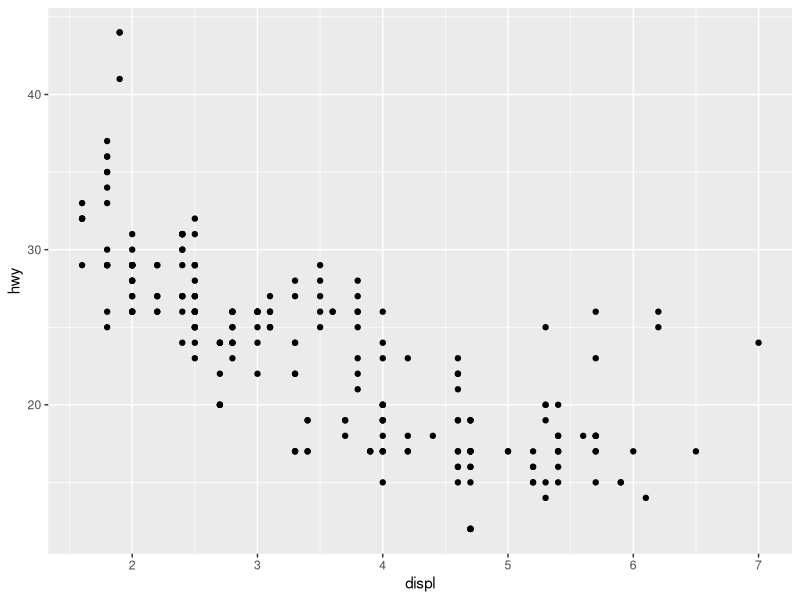
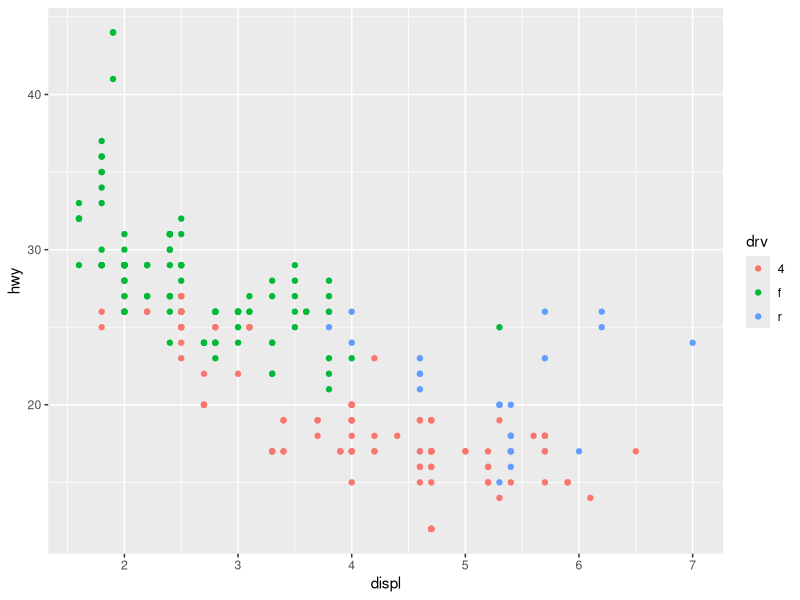
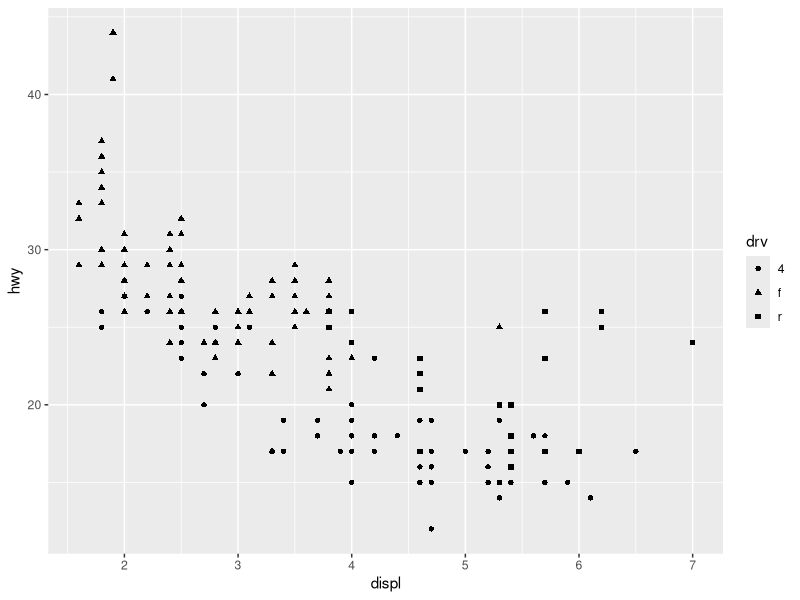
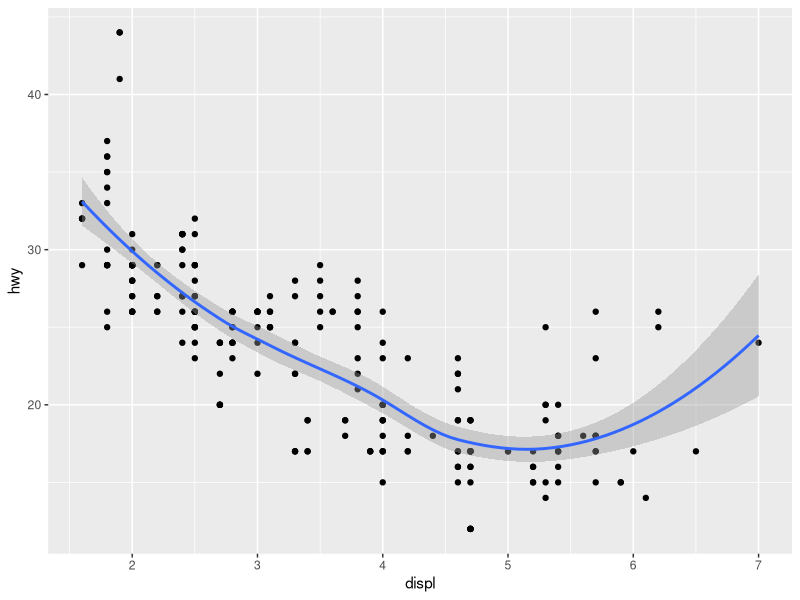
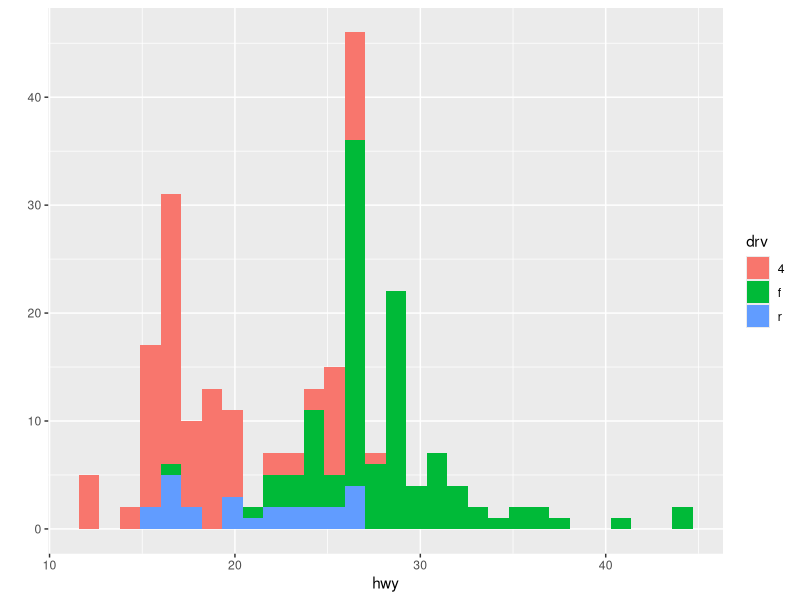
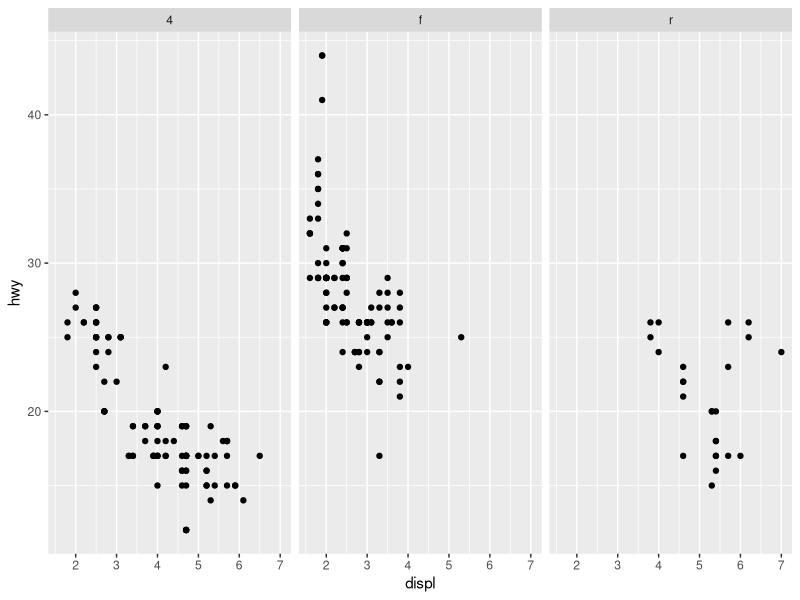
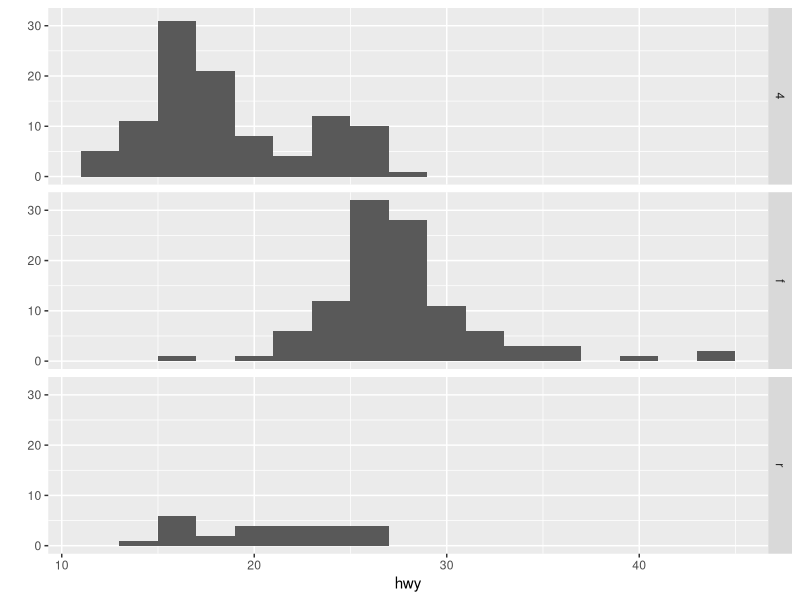
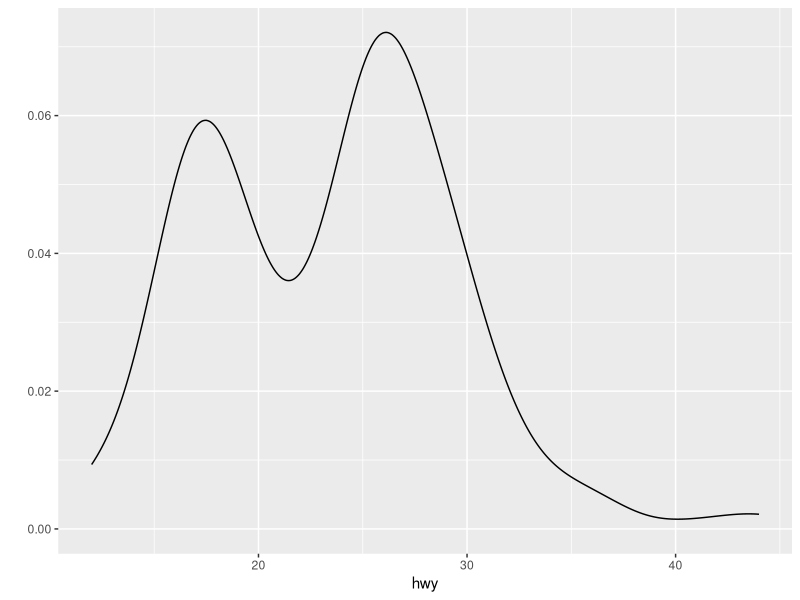

The R script that drew these images, in order:
library(ggplot2)

#####################################################################################################################
# qplot
#####################################################################################################################
# The	Basics:	qplot()
# • Works	much	like	the	plot	function	in	base	graphics	system	
# • Looks	for	data	in	a	data	frame,	similar	to lattice,	or	in	the	parent	environment	
# • Plots	are	made	up	of	aesthe4cs	(size,	shape,color)	and	geoms	(points,	lines)	
# • Factors	are	important	for	indica:ng	subsets	of	the	data	(if	they	are	to	have	different	
#   properties);	they	should	be	labeled	
# • The	qplot()	hides	what	goes	on	underneath,which	is	okay	for	most	opera:ons	
# • ggplot()	is	the	core	func:on	and	very	flexible for	doing	things	qplot()	cannot	do	
qplot(data = mpg, displ, hwy)

# Modifying Aesthetics
qplot(displ,hwy,data = mpg, color = drv)
qplot(displ,hwy,data = mpg, shape = drv)

# Adding a geom
qplot(displ,hwy,data = mpg,geom = c("point","smooth"))

# Histograms
qplot(hwy,data = mpg, fill = drv)

# Facets
qplot(displ, hwy, data = mpg, facets = .~drv)
qplot(hwy, data=mpg, facets=drv ~., binwidth=2)

# Density Smooth
qplot(hwy,data=mpg,geom="density")
qplot(hwy,data=mpg,geom="density",color=drv)

# Scatterplots
qplot(displ,hwy,data=mpg,color=drv,geom=c("point","smooth"))
qplot(displ,hwy,data=mpg,geom=c("point","smooth"),facets = .~drv)

#####################################################################################################################
# ggplot2
#####################################################################################################################

# Basic	Components	of	a	ggplot2	Plot	
# • A	data	frame	
# • aesthetic mappings:	how	data	are	mapped	to	color,	size		
# • geoms:	geometric	objects	like	points,	lines,	shapes.		
# • facets:	for	conditional	plots.		
# • stats:	statistical	transformations	like	binning,	quantiles,	smoothing.		
# • scales:	what	scale	an	aesthetic	map	uses	(example:	male	=	 red,	female	=	blue).		
# • coordinate	system	

g <- ggplot(mpg,aes(displ,hwy)) + geom_point() + facet_grid(.~drv) +  geom_smooth(method = "lm")
ggplot(mpg,aes(displ,hwy)) + geom_point(color = "steelblue",size = 4, alpha = 1/2)
ggplot(mpg,aes(displ,hwy)) + geom_point(aes(color = drv),size = 4, alpha = 1/2) + labs(title = "Cars Data")
ggplot(mpg,aes(displ,hwy)) + geom_point(aes(color = drv),size = 2, alpha = 1/2) + geom_smooth(size = 4, linetype = 3, method = "lm", se = FALSE)
ggplot(mpg,aes(displ,hwy)) + geom_point(aes(color = drv)) + theme_bw(base_family = "Times")

# A Note About Axis Limits
testdat <- data.frame(x = 1:100, y = rnorm(100))
testdat[50,2] <- 100 ## Outlier!!
plot(testdat$x, testdat$y, type = "l", ylim = c(-3,3))

g <- ggplot(testdat, aes(x = x, y = y))
g + geom_line()

#Outlier Missing
g + geom_line() + ylim(-3, 3)

#Outlier Included
g + geom_line() + coord_cartesian(ylim = c(-3, 3))

#Continuous variables can be made categorical by using the cut() function so
# we can condition on it in the plotting


